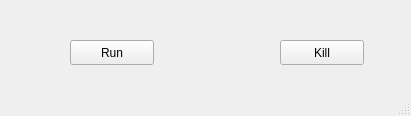
<?xml version="1.0" encoding="UTF-8"?>
<ui version="4.0">
 <class>MainWindow</class>
 <widget class="QMainWindow" name="MainWindow">
  <property name="geometry">
   <rect>
    <x>0</x>
    <y>0</y>
    <width>411</width>
    <height>116</height>
   </rect>
  </property>
  <property name="windowTitle">
   <string>MainWindow</string>
  </property>
  <widget class="QWidget" name="centralwidget">
   <widget class="QPushButton" name="runButton">
    <property name="geometry">
     <rect>
      <x>70</x>
      <y>40</y>
      <width>84</width>
      <height>25</height>
     </rect>
    </property>
    <property name="text">
     <string>Run</string>
    </property>
   </widget>
   <widget class="QPushButton" name="killButton">
    <property name="geometry">
     <rect>
      <x>280</x>
      <y>40</y>
      <width>84</width>
      <height>25</height>
     </rect>
    </property>
    <property name="text">
     <string>Kill</string>
    </property>
   </widget>
  </widget>
  <widget class="QStatusBar" name="statusBar"/>
 </widget>
 <resources/>
 <connections/>
</ui>
